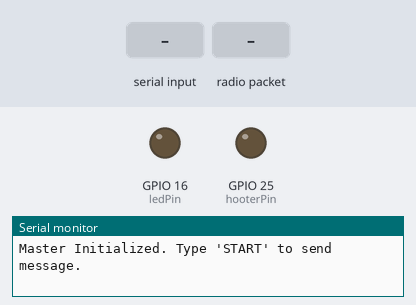
The sketch below on a simulated ESP32. Parts: output pins drawn as LEDs (lit = HIGH), the last lines printed to the serial monitor. Inputs (shaded band) come from the test bench.

Above: at 1.2 s.
1.3 s: "START\n" received over Serial
At 1.4 s:
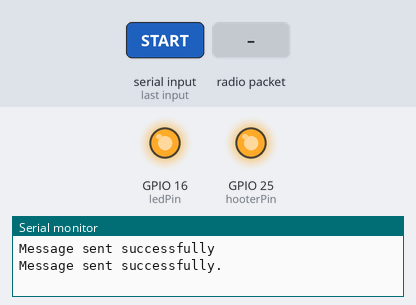
At 2.0 s:
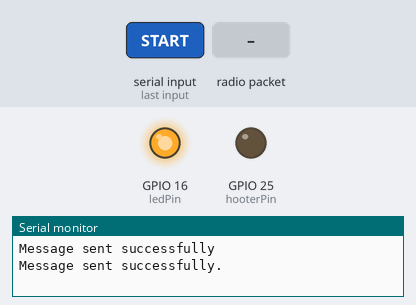
3.0 s: radio packet "FINISH" arrives
At 3.3 s:
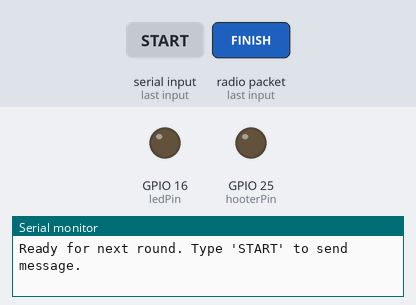
Timing chart, 0 to 6.0 s (numbered marks = the images above; inputs shaded):
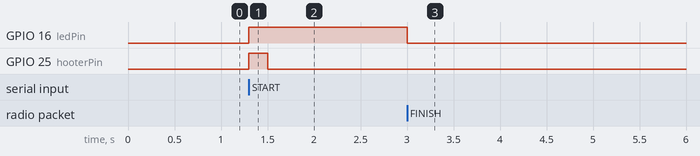

The sketch:

final_scratch_master.ino
```cpp
/*==========================================================================================================*/
/*                                             INCLUDE LIBRARIES                                            */
/*==========================================================================================================*/
#include <esp_now.h>
#include <WiFi.h>

/*==========================================================================================================*/
/*                                                LIST OF MAC                                               */
/*==========================================================================================================*/

uint8_t slave1Address[] = { 0x0C, 0xB8, 0x15, 0xE5, 0x41, 0xA0 };

/*==========================================================================================================*/
/*                                             GLOBAL VARIABLES                                             */
/*==========================================================================================================*/
const int hooterPin = 25;
const int hooterDuration = 200;
const int ledPin = 16;
const char *message = "START";  // Define the message
bool raceFlag = true;
/*==========================================================================================================*/
/*                      Callback function for receiving data (Parsing Finish Message)                       */
/*==========================================================================================================*/

void onReceive(const esp_now_recv_info *recv_info, const uint8_t *data, int data_len) {
  char incomingMessage[data_len + 1];
  memcpy(incomingMessage, data, data_len);
  incomingMessage[data_len] = '\0';
  // Check if the message begins with "FINISH"
  if (strncmp(incomingMessage, "FINISH", 6) == 0) {  // Compare only the first 6 characters

    // Strip "FINISH:" from the message
    char *valuesPart = incomingMessage + 7;  // Skip "FINISH:" part

    // Extract values
    char *token = strtok(valuesPart, ",");
    int values[3];
    int index = 0;

    while (token != NULL && index < 3) {
      values[index] = atoi(token);  // Convert the token to an integer
      token = strtok(NULL, ",");
      index++;
    }

    // Ensure we have all three values
    if (index == 3) {
      // Print the formatted output
      Serial.printf("Master to Slave 1: %.3f\n", values[2] / 1000.0);
      Serial.printf("Slave 1 to Slave 2: %.3f\n", values[1] / 1000.0);
      Serial.printf("Slave 2 to Slave 3: %.3f\n", values[0] / 1000.0);
      Serial.printf("Total Time: %.3f\n", (values[0] + values[1] + values[2]) / 1000.0);
    } else {
      Serial.println("Error: Incorrect number of values in the message.");
    }
    digitalWrite(ledPin, LOW);  //Turn on the LED
    Serial.println("Ready for next round. Type 'START' to send message.");
    raceFlag = true;
  }
}

/*==========================================================================================================*/
/*                                Function to Send ESP-NOW Messages                                         */
/*==========================================================================================================*/
bool sendMessage(const uint8_t *peerAddress, const char *message) {
  // Send the message
  esp_err_t result = esp_now_send(peerAddress, (uint8_t *)message, strlen(message));

  // Check if the message was sent successfully
  if (result == ESP_OK) {
    Serial.println("Message sent successfully");
  } else {
    Serial.println("Failed to send message");
  }
  return result == ESP_OK;
}


/*==========================================================================================================*/
/*                                                  SETUP                                                   */
/*==========================================================================================================*/

void setup() {
  Serial.begin(115200);

  pinMode(hooterPin, OUTPUT);
  digitalWrite(hooterPin, LOW);
  pinMode(ledPin, OUTPUT);
  digitalWrite(ledPin, HIGH);

  // Initialize WiFi in STA mode
  WiFi.mode(WIFI_STA);
  WiFi.disconnect();

  // Initialize ESP-NOW
  if (esp_now_init() != ESP_OK) {
    Serial.println("ESP-NOW initialization failed");
    while (true)
      ;
  }

  // Register receive callback
  esp_now_register_recv_cb(onReceive);

  // Add peer
  esp_now_peer_info_t peerInfo;
  memcpy(peerInfo.peer_addr, slave1Address, 6);
  peerInfo.channel = 0;  // Default channel
  peerInfo.encrypt = false;

  // Set the interface explicitly
  peerInfo.ifidx = WIFI_IF_STA;

  if (esp_now_add_peer(&peerInfo) != ESP_OK) {
    Serial.println("Failed to add peer");
    while (true)
      ;
  }

  Serial.println("Master Initialized. Type 'START' to send message.");
  digitalWrite(ledPin, LOW);  //Turn on the LED
}

/*==========================================================================================================*/
/*                                                LOOP                                                      */
/*==========================================================================================================*/


void loop() {
  if (Serial.available()) {
    String input = Serial.readStringUntil('\n');
    input.trim();  // Remove any trailing newlines or spaces

    if (input == "START" && raceFlag == true) {

      digitalWrite(hooterPin, HIGH);  //Turn on the Hooter
      digitalWrite(ledPin, HIGH);     //Turn off the LED

      // Send the START message
      if (sendMessage(slave1Address, message)) {
        Serial.println("Message sent successfully.");
      } else {
        Serial.println("Failed to send message.");
      }
      raceFlag = false;
      delay(hooterDuration);
      digitalWrite(hooterPin, LOW);
    } else {
      Serial.println("Invalid input. Wait for lap complete and type 'START' to send.");
    }
  }
}
```

Measured:
- after the input at 1.3 s, GPIO 16 (ledPin): LOW → HIGH at once; GPIO 25 (hooterPin): LOW → HIGH at once, → LOW 0.20 s later
- after the input at 3.0 s, GPIO 16 (ledPin): HIGH → LOW at once
